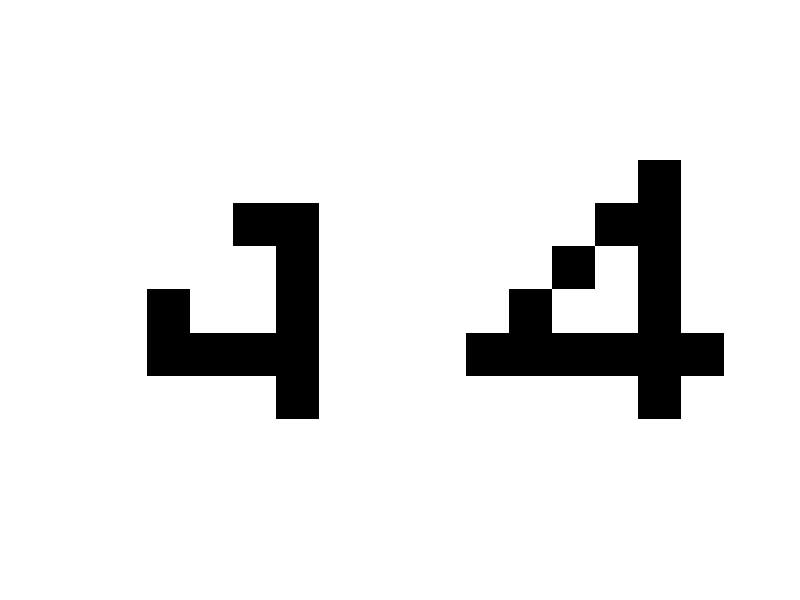

Source code (MATLAB):

% Input Patterns
inputpatt0 = [1   1  -1  -1  -1  -1   1   1  -1   1   1  -1   1   1  -1   1   1  -1   1   1  -1   1   1  -1   1   1  -1  -1  -1  -1   1   1   1   1   1   1];
inputpatt1 = [1  -1   1   1   1   1  -1  -1   1   1   1   1   1  -1   1   1   1   1   1  -1   1   1   1   1   1  -1   1   1   1   1  -1  -1  -1   1   1   1];
inputpatt2 = [1   1   1   1   1   1  -1  -1  -1  -1   1   1   1   1   1  -1   1   1  -1  -1  -1  -1   1   1  -1   1   1   1   1   1  -1  -1  -1  -1   1   1];
inputpatt3 = [-1  -1  -1   1   1   1   1   1  -1   1   1   1   1  -1  -1   1   1   1   1   1  -1   1   1   1  -1  -1  -1   1   1   1   1   1   1   1   1   1];
inputpatt4 = [1   1   1   1  -1   1   1   1   1  -1  -1   1   1   1  -1   1  -1   1   1  -1   1   1  -1   1  -1  -1  -1  -1  -1  -1   1   1   1   1  -1   1];
inputpatt5 = [1  -1  -1  -1  -1  -1   1  -1   1   1   1   1   1  -1  -1  -1  -1   1   1   1   1   1   1  -1   1  -1   1   1   1  -1   1   1  -1  -1  -1   1];
inputpatt6 = [1  -1  -1  -1   1   1  -1   1   1   1   1   1  -1  -1  -1  -1   1   1  -1   1   1   1  -1   1  -1   1   1   1  -1   1   1  -1  -1  -1   1   1];
inputpatt7 = [1  -1  -1  -1  -1  -1   1   1   1   1   1  -1   1   1   1   1  -1   1   1   1   1  -1   1   1   1   1   1  -1   1   1   1   1   1  -1   1   1];
inputpatt8 = [1  -1  -1  -1  -1   1  -1   1   1   1   1  -1   1  -1  -1  -1  -1   1  -1   1   1   1   1  -1  -1   1   1   1   1  -1   1  -1  -1  -1  -1   1];
inputpatt9 = [1  -1  -1  -1  -1   1   1  -1   1   1  -1   1   1  -1  -1  -1  -1   1   1   1   1   1  -1   1   1   1   1   1  -1   1   1  -1  -1  -1  -1   1];


train = 6; % Number of training patterns
totpix = 36;% Total neurons
noofinputs = 10;

inputmatt = [inputpatt0; inputpatt1; inputpatt2; inputpatt3; inputpatt4; inputpatt5; inputpatt6; inputpatt7; inputpatt8; inputpatt9];

weightmatt1 =0;



% weightmatrix training
for n =1:train
  weightmatt1 = weightmatt1 + inputmatt(n,1:totpix)'*inputmatt(n,1:totpix);
end
    
weightmatt1 = (weightmatt1 - train*eye(totpix))% Making weight matrix diagonal elements zero



%showing energy of every input patterns trained
for m=1:train
    energy(m)=0;
    for i= 1:36
        for j= 1:36
   
        energy(m)= (energy(m) + (-0.5)*weightmatt1(i,j).* inputmatt(m,i) .* inputmatt(m,j));
        end
    end
    disp("energy of the symols")
    disp(energy(m));
end


noisy_input = inputmatt';
% updated_noisy_input = noisy_input(1:totpix,1);  %standard inputs

% The noisy version of inputs for test
 updated_noisy_input = [1   1   1   1  1   1   1   1   1  -1  -1   1   1   1  1   1  -1   1   1  -1   1   1  -1   1  1  -1  -1  -1  -1  1   1   1   1   1  -1   1]';

%below are input column vectors
updated_noisy_input1 = updated_noisy_input;
updated_noisy_input2 = updated_noisy_input;




% showing the input noisy 
test1 = updated_noisy_input2';
  subvector11 = test1(1:6);
  subvector21 = test1(7:12);
  subvector31 = test1(13:18);
  subvector41 = test1(19:24);
  subvector51 = test1(25:30);
  subvector61 = test1(31:36);
  plotfinalvect1 = [subvector11;subvector21;subvector31;subvector41;subvector51;subvector61];
 subplot(1,2,1),imshow(plotfinalvect1);


found = 0;
counter = 15;
% to fire neurons in randomly 
random=[11 20 34 6 22 35 4 9 36 23 1 26 2 3 32 17 15 21 28 25 13 8 5 18 31 7 19 10 30 12 14 16 29 33 24 27];


while found == 0 && counter ~= 0


    for p =1:totpix
        k=random(p);
   updated_noisy_input2(k) =  weightmatt1(k,1:totpix) * updated_noisy_input2;
  
    if updated_noisy_input2(k) >= 0
    updated_noisy_input2(k) = 1;
%   elseif updated_noisy_input2(k)
%     updated_noisy_input2(k) = updated_noisy_input1(k);
    else
     updated_noisy_input2(k) = -1;
    end
    end
    
 
   

           


updated_noisy_input';
updated_noisy_input1'  % showing all neuron states before update by 1 step unit
updated_noisy_input2'  % Showing all neuron dtates after update by 1 step unit


%for k = 1:totpix
%if updated_noisy_input2(k) >= 0
%  updated_noisy_input2(k) = 1;
%else
%  updated_noisy_input2(k) = -1;
%endif
%endfor  
%
%  matched = 0;
%for k = 1:totpix
%  if updated_noisy_input2(k) == updated_noisy_input1(k)
%    
%  else
%    matched(k) = 0;
%    
%endfor
%  
  


   % comparison before update and after update
  compareRes = updated_noisy_input2 == updated_noisy_input1;
 
   disp("comparison!");
   compareRes'

   
   
   
   
   % energy of updated symbol not updated
    noisenergy(m)=0;
    for i= 1:36
        for j= 1:36
   
        noisenergy(m)= ((noisenergy(m) + (-0.5)*weightmatt1(i,j).* updated_noisy_input1(i)' .* updated_noisy_input1(j)'));
        end
    end
    disp("energy of the symols noisy before");
    disp(noisenergy(m));
   
%    energy of updated symbolupdated
    noisenergy(m)=0;
    for i= 1:36
        for j= 1:36
   
        noisenergy(m)= (noisenergy(m) +(-0.5)* weightmatt1(i,j).* updated_noisy_input2(i)' .* updated_noisy_input2(j)');
        end
    end
    disp("energy of the symols noisy after");
    disp(noisenergy(m));
  
    
    
    %checking stopping condition
    if compareRes
     found = 1;
      disp("ran into if condition!!!");
    else
     found = 0;
     disp("ran into else");
     updated_noisy_input1 = updated_noisy_input2; 
    end

counter = counter -1;
disp(counter);  
end

%plotting the vector
   test = updated_noisy_input2';
  subvector1 = test(1:6);
  subvector2 = test(7:12);
  subvector3 = test(13:18);
  subvector4 = test(19:24);
  subvector5 = test(25:30);
  subvector6 = test(31:36);
  plotfinalvect = [subvector1;subvector2;subvector3;subvector4;subvector5;subvector6];

 subplot(1,2,2), imshow(plotfinalvect);